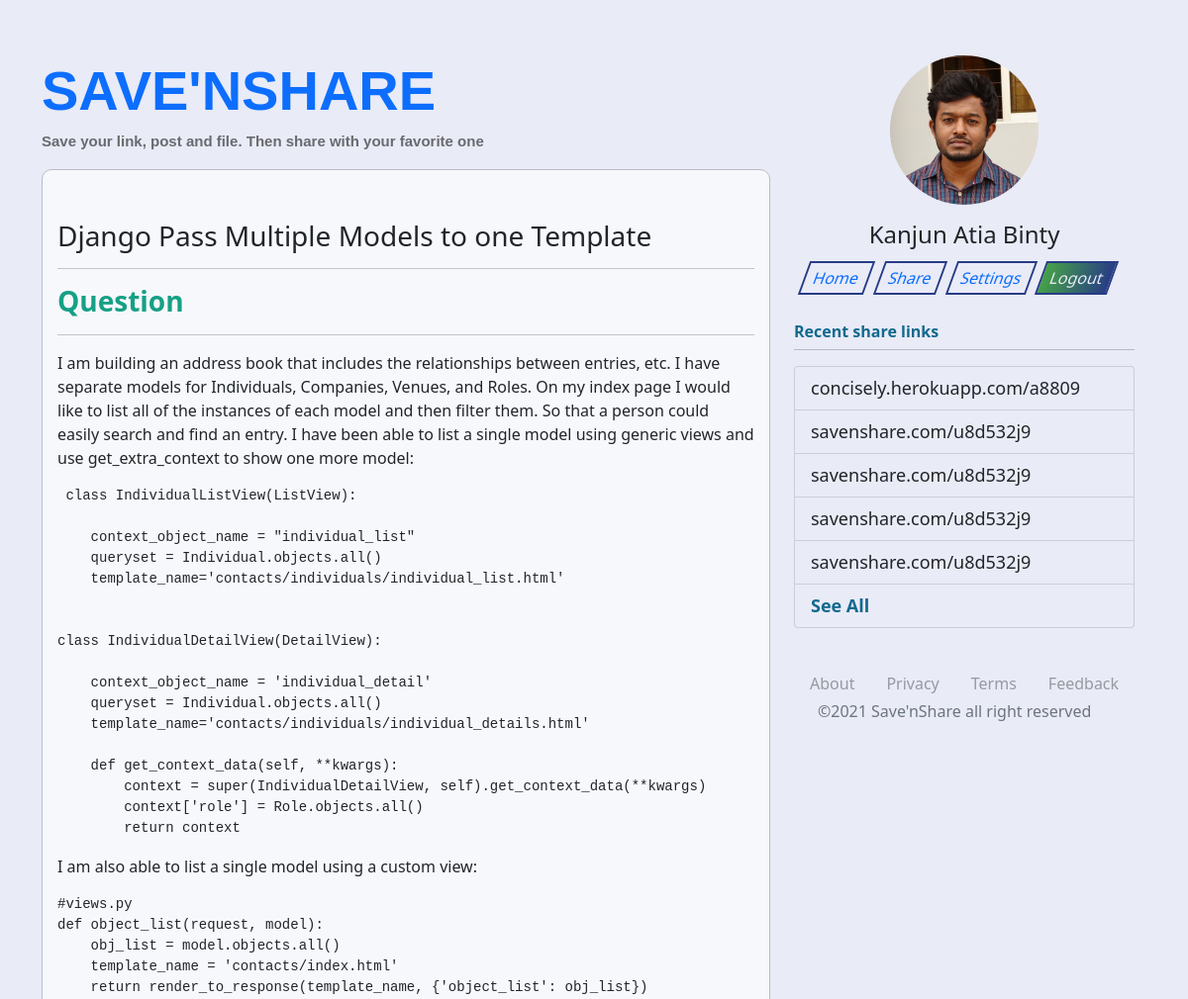
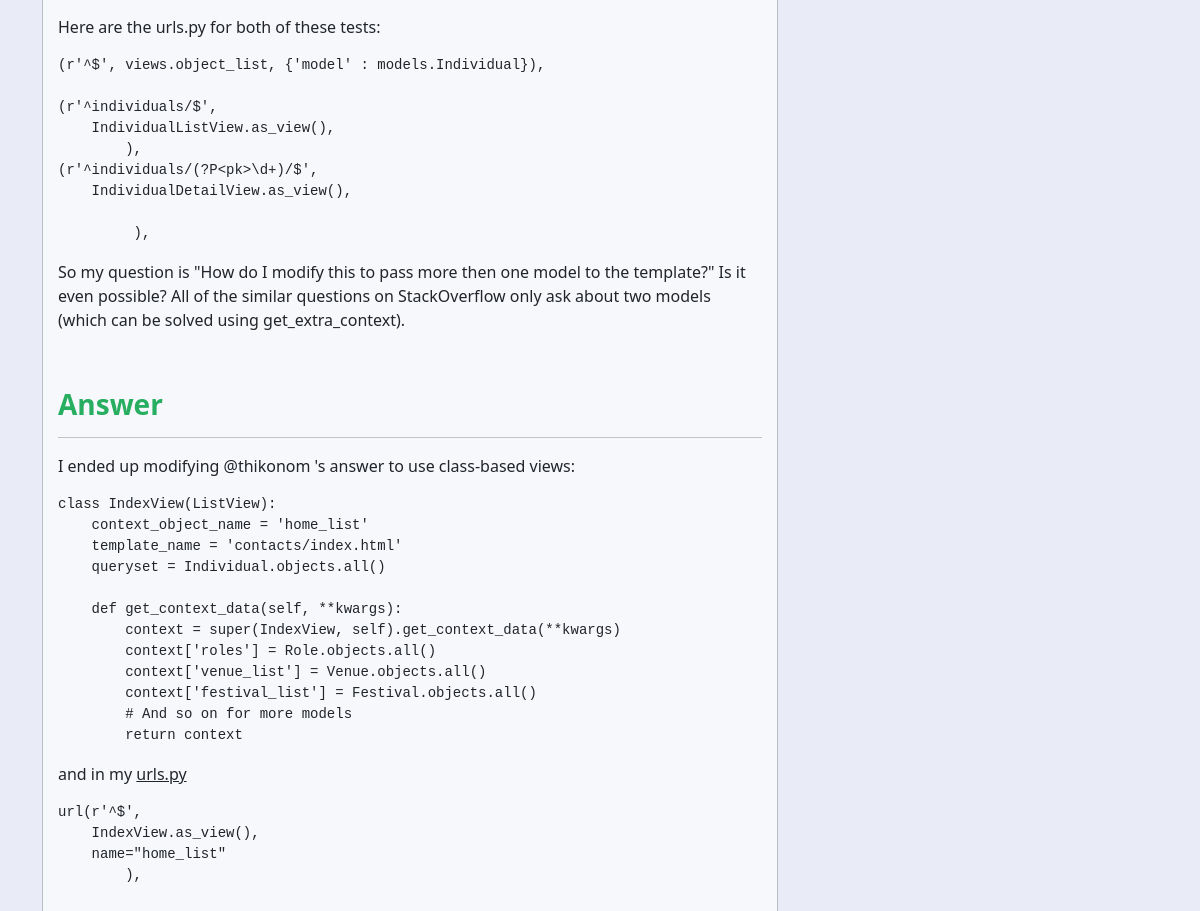
The page /kanjunatiabinty/6/ on the database its author committed (2 pictures, top to bottom).
### savensharebase/models.py (models this page shows, shortened)
class LinkWritePost(models.Model):
    posttitle = models.CharField("Set Post Title", max_length=200)
    description = RichTextUploadingField(blank=True, null=True)
    author = models.ForeignKey(User, on_delete=models.CASCADE)

### savensharebase/views.py (the view)
# urls.py: path('<str:author>/<int:pk>/', PostDetailView.as_view(), name='details'),
class PostDetailView(DetailView):
    model = LinkWritePost
    def get_queryset(self, *args, **kwargs):
        return super().get_queryset(*args, **kwargs).filter(
            author__username=self.kwargs['author']
        )

### savensharebase/templates/savensharebase/linkwritepost_detail.html (shortened to what this page needs)
{% extends "savensharebase/base.html" %}
{% load static %}
{% block content %}
<div class="container" style="margin-top: 3.5rem;">
    <div class="row">
        <div class="col-md-8">
            <div class="header">
                 <h3><a href="/" style="text-decoration: none;">Save'nShare</a></h3>
                <p>Save your link, post and file. Then share with your favorite one</p>
            </div>
            <div class="post-block">
                <div class="postlink">
                    <h3>{{object.posttitle}}</h3>
                    <hr>
                    <p>{{object.description|safe}}</p>
                </div>
            </div>
        </div>
        <div class="col-md-4 pc-view">
            <div class="position-fixed">
                {% include 'savensharebase/profileinfo.html' %}
                <div class="row">
                    <div class="col">
                        <ul class="menubutton justify-content-center">
                            <li><a href="/">Home</a></li>
                            <li><a href="{% url 'sharelinks' %}">Share</a></li>
                            <li><a href="#contact">Settings</a></li>
                            <li><a href="{% url 'logout' %}" class="active">Logout</a></li>
                        </ul>
                    </div>
                </div>
                <p style="margin-top:20px; font-weight: bold; color: #11698E;">Recent share links</p>
                <hr style="margin-top:-10px;">
                <div class="list-group">
                    {% include 'savensharebase/sharelink.html' %}
                </div>
                <div class="privacy-policy">
                    <ul>
                    <li><a href="#">About</a></li>
                    <li><a href="#">Privacy</a></li>
                    <li><a href="#">Terms</a></li>
                    <li><a href="#">Feedback</a></li>
                    </ul>
                </div>
                <footer class="footer">
                    <div class="container">
                    <span class="text-muted">&copy;2021 Save'nShare all right reserved</span>
                    </div>
                </footer>
            </div>
        </div>
    </div>
</div>
{% endblock %}

### static/css/main.css (style rules this page uses)
body { background-color: #E9EBF7 !important; margin: 0; padding: 0; height: 100%; }
.privacy-policy { margin-top: 30px; }
.privacy-policy ul, .card-body ul { list-style-type: none; margin: 0; padding: 0; overflow: hidden; }
.privacy-policy li { float: left; }
.privacy-policy li a { display: inline-block; color: #9799a1; text-align: center; padding: 14px 16px; text-decoration: none; }
.footer { margin-top: -10px; color: #9799a1; margin-bottom: 20px; }
.header h3 { color: #007BFF; font-family: 'Raleway', sans-serif; font-size: 56px; font-weight: 800; line-height: 72px; margin: 0 0 24px; text-transform: uppercase; }
.header p { color: #696a6f; font-family: 'Raleway', sans-serif; margin-top: -20px; font-weight: bold; font-size: 15px; }
.post-block { background-color: #f7f8fc; padding: 20px 15px; border-radius: 10px; border: 1px solid #babcc6; }
.postlink { margin-top: 30px; }
.menubutton { list-style-type: none; margin: 0; padding: 5px 0; overflow: hidden; }
.menubutton li { float: left; padding-left: 10px; }
.menubutton li a { display: inline-block; text-align: center; padding: 3px 8px; text-decoration: none; transform: skew(-20deg); border: 2px solid #283c86; }
.active { background: #283c86; background: -webkit-linear-gradient(to right, #45a247, #283c86); background: linear-gradient(to right, #45a247, #283c86); color: #E9EBF7; }

### rows shown on the page
LinkWritePost: posttitle "Django Pass Multiple Models to one Template", description "Question I am building an address book that includes the relationships between entries, etc. I have separate models for Individuals, Companies, Venues, and Roles. On my index page I would like to list all of the instances of each model and then filter them. So that a person could easily search and find an entry. I have been able to list a single model using generic views and use get_extra_context to show one more model: class IndividualListView(ListView): context_object_name = \"individual_list\" queryset = Individual.objects.all() template_name='contacts/individuals/individual_list.html' class IndividualDetailView(DetailView): context_object_name = 'individual_detail' queryset =…"
